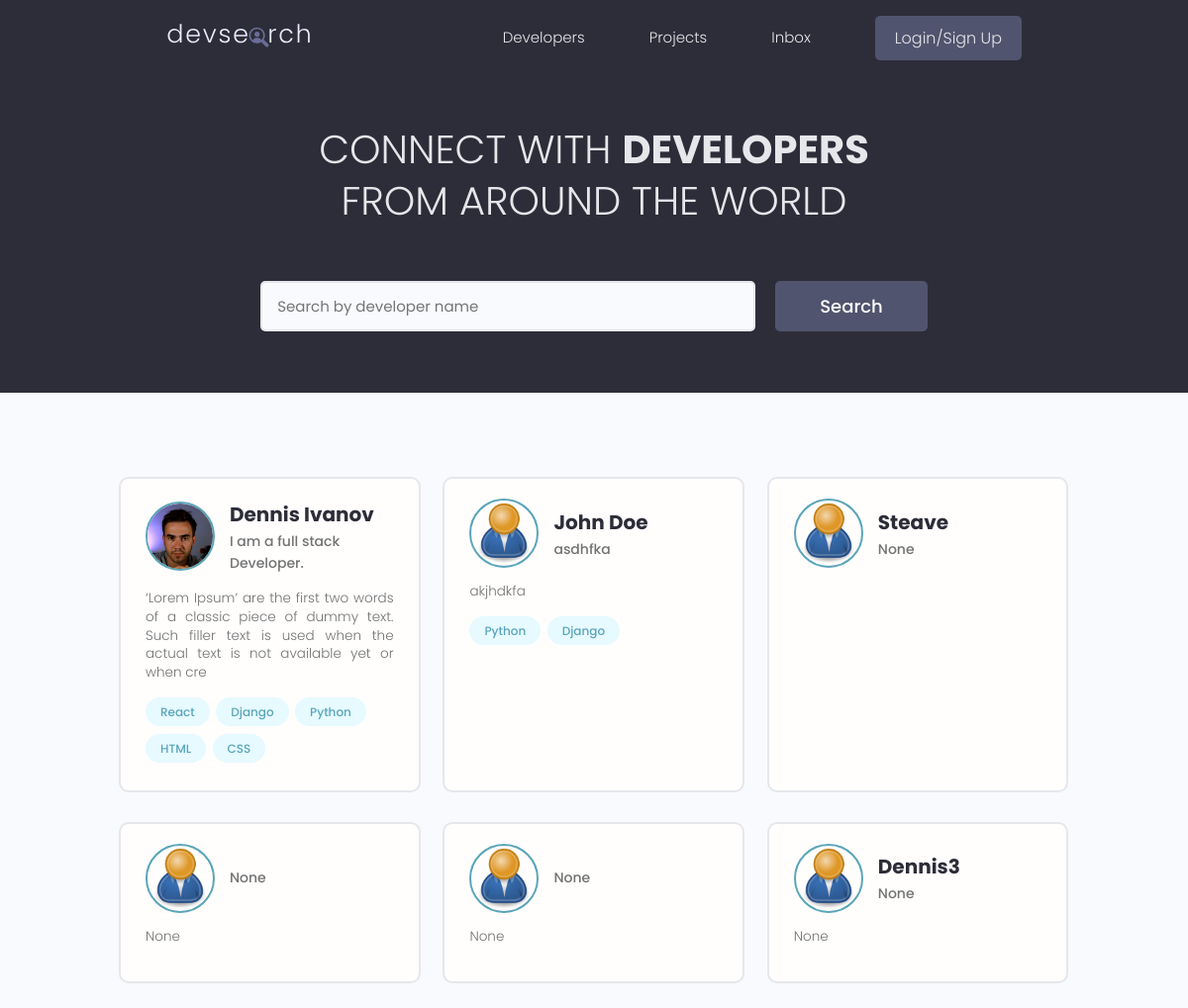
The page / on the database its author committed.
### users/models.py (models this page shows, shortened)
class Profile(models.Model):
    user = models.OneToOneField(User, on_delete=models.CASCADE, null=True, blank=True)
    name = models.CharField(max_length=200, blank=True, null=True)
    email = models.EmailField(max_length=500, blank=True, null=True)
    username = models.CharField(max_length=200, blank=True, null=True)
    location = models.CharField(max_length=200, blank=True, null=True)
    short_intro = models.CharField(max_length=200, blank=True, null=True)
    bio = models.TextField(blank=True, null=True)
    profile_image = models.ImageField(null=True, blank=True, upload_to='profiles/', default="profiles/user-default.png")
    social_github = models.CharField(max_length=200, blank=True, null=True)
    social_twitter = models.CharField(max_length=200, blank=True, null=True)
    social_linkedin = models.CharField(max_length=200, blank=True, null=True)
    social_youtube = models.CharField(max_length=200, blank=True, null=True)
    social_website = models.CharField(max_length=200, blank=True, null=True)
    created = models.DateTimeField(auto_now_add=True)
    id = models.UUIDField(default=uuid.uuid4, unique=True, primary_key=True, editable=False)

class Skill(models.Model):
    owner = models.ForeignKey(Profile, on_delete=models.CASCADE, null=True, blank=True)
    name = models.CharField(max_length=200, blank=True, null=True)
    description = models.TextField(null=True, blank=True)
    created = models.DateTimeField(auto_now_add=True)
    id = models.UUIDField(default=uuid.uuid4, unique=True, primary_key=True, editable=False)
    def __str__(self):
        return str(self.name)

### users/views.py (the view)
# urls.py: path('', views.profiles, name="profiles"),
def profiles(request):
    profiles = Profile.objects.all()
    context = {'profiles' : profiles}
    return render(request, 'users/profiles.html', context)

### users/templates/users/profiles.html (shortened to what this page needs)
{% extends 'main.html' %}
{% block content %}
<main class="home">
    <section class="hero-section text-center">
      <div class="container container--narrow">
        <div class="hero-section__box">
          <h2>CONNECT WITH <span>DEVELOPERS</span></h2>
          <h2>FROM AROUND THE WORLD</h2>
        </div>
        <div class="hero-section__search">
          <form class="form" action="#" method="get">
            <div class="form__field">
              <input class="input input--text" id="formInput#search" type="text" name="text"
                placeholder="Search by developer name" />
            </div>
            <input class="btn btn--sub btn--lg" type="submit" value="Search" />
          </form>
        </div>
      </div>
    </section>
    <section class="devlist">
      <div class="container">
        <div class="grid grid--three">
        {% for profile in profiles %}
          <div class="column card">
            <div class="dev">
              <a href="{% url 'user-profile' profile.id %}" class="card__body">
                <div class="dev__profile">
                  <img class="avatar avatar--md" src="{{ profile.profile_image.url }}" alt="image" />
                  <div class="dev__meta">
                    <h3>{{ profile.name }}</h3>
                    <h5>{{ profile.short_intro|slice:"60" }}</h5>
                  </div>
                </div>
                <p class="dev__info">
                  {{profile.bio|slice:"150"}}
                </p>
                <div class="dev__skills">
                  {% for skill in profile.skill_set.all|slice:"5" %}
                  <span class="tag tag--pill tag--main">
                    <small>{{ skill }}</small>
                  </span>
                  {% endfor %}
                </div>
              </a>
            </div>
          </div>
        {% endfor %}
        </div>
      </div>
    </section>
  </main>
{% endblock content %}

### static/styles/app.css (style rules this page uses)
:root { --color-sub: #2d2d39; }
.btn--sub { background-color: var(--color-sub-light); }
.card { border: 2px solid var(--color-light); }
img { width: 100%; }
.hero-section { height: 40vh; display: flex; align-items: center; background-color: var(--color-sub); }
.hero-section__box { margin-bottom: 4rem; }
.hero-section__box > h2, .hero-section__box > h2 > span { font-size: 4rem; color: var(--color-light); line-height: 1.3; text-transform: uppercase; }
.hero-section__box > h2 { font-weight: 300; }
.hero-section__box > h2 > span { font-weight: 700; }
.hero-section__search > .form { display: flex; align-items: center; justify-content: center; gap: 2rem; }
.hero-section__search > .form input.input--text { width: 50rem; }
.devlist { margin-top: 8rem; }
.devlist .grid { align-items: stretch; }
.devlist .dev .dev__profile { display: flex; align-items: center; gap: 1.5rem; }
.devlist .dev .dev__meta h3 { color: var(--color-sub); font-size: 2rem; font-weight: 700; }
.devlist .dev .dev__meta h5 { color: var(--color-text); font-size: 1.4rem; font-weight: 500; }
.devlist .dev .dev__info { margin: 1.5rem 0; font-size: 1.35rem; line-height: 1.4; text-align: justify; }

### static/uikit/styles/modules/_variables.css (style rules this page uses)
:root { --color-main: #5aa5b9; --color-main-light: #e6faff; --color-sub: #3f4156; --color-sub-light: #51546e; --color-sub-lighter: #ededfd; --color-text: #737373; --color-gray: #8b8b8b; --color-light: #e5e7eb; --color-light-gray: #767676; --color-bg: #f8fafd; --color-white: #fffefd; --color-white-light: #f3f3f3; --color-success: #359e64; --color-success-bg: #def8e8; --color-error: #fc4b0b; --color-error-bg: #fff2ee; --font-base: 'Poppins', arial, helvetica, 'Segoe UI', roboto, ubuntu, sans-serif; --font-monospace: 'Fira Code', 'Courier New', courier, monospace; --font-regular: 300; --font-medium: 500; --font-bold: 700; --generic-shadow: 1px 1px 5px #00000010; --generic-transition: all 0.3s ease-in-out; }

### static/uikit/styles/modules/_base.css (style rules this page uses)
* { margin: 0; padding: 0; box-sizing: border-box; text-rendering: optimizeLegibility; color: inherit; font-size: inherit; }
html { font-size: 50%; }
@media only screen and (min-width: 480px) { html { font-size: 56.25%; } }
@media only screen and (min-width: 1200px) { html { font-size: 62.5%; } }
body { line-height: 1.6; font-weight: 400; font-size: 1.5rem; color: var(--color-text); background-color: var(--color-bg); min-height: 100vh; }

### static/uikit/styles/modules/_typography.css (style rules this page uses)
* { font-family: var(--font-base); }
h2 { font-size: 3.6rem; font-weight: var(--font-bold); }
h3 { font-size: 3.2rem; font-weight: var(--font-medium); }
h5 { font-size: 2.4rem; font-weight: var(--font-medium); }
h5, h6 { font-weight: var(--font-regular); }
p, span, strong { font-size: 1.6rem; color: var(--color-text); font-weight: var(--font-regular); }
a { padding-bottom: 2px; text-decoration: none; display: inline-block; color: var(--color-main); font-weight: var(--font-medium); }

### static/uikit/styles/modules/_utilities.css (style rules this page uses)
.container { width: 92%; max-width: 165rem; margin: 0 auto; box-sizing: border-box; }
.container--narrow { width: 92%; max-width: 120rem; }
@media screen and (min-width: 1000px) { .container { width: 90%; } }
@media screen and (min-width: 1000px) { .container--narrow { width: 85%; } }
@media screen and (min-width: 1200px) { .container { width: 80%; } }
@media screen and (min-width: 1200px) { .container--narrow { width: 72%; } }
.text-center { text-align: center; }

### static/uikit/styles/modules/_avatar.css (style rules this page uses)
.avatar { border-radius: 50%; border: 2px solid var(--color-main); object-fit: cover; }
.avatar--md { height: 7rem; width: 7rem; }

### static/uikit/styles/modules/_button.css (style rules this page uses)
.btn { display: inline-block; position: relative; cursor: pointer; background-color: var(--color-light); font-weight: var(--font-medium); color: var(--color-sub); text-decoration: none; padding: 1rem 2rem; border-radius: 0.5rem; border: none; width: -webkit-fit-content; width: -moz-fit-content; width: fit-content; height: -webkit-fit-content; height: -moz-fit-content; height: fit-content; font-size: 1.6rem; outline-width: 0; outline-color: transparent; -webkit-backface-visibility: hidden; backface-visibility: hidden; transition: all 0.3s ease-in-out; }
.btn--sub { background-color: var(--color-sub); color: var(--color-white); }
.btn--lg { font-size: 1.8rem; padding: 1.2rem 4.5rem; }

### static/uikit/styles/modules/_card.css (style rules this page uses)
.card { border-radius: 1rem; background-color: var(--color-white); border: 1.5px solid var(--color-light); width: auto; height: auto; margin-top: 0.5rem; margin-bottom: 0.5rem; overflow: hidden; }
.card__body, .card__header { padding: 2rem 2.5rem; }

### rows shown on the page
Profile: profile_image (picture), name "Dennis Ivanov", short_intro "I am a full stack Developer.", bio "‘Lorem Ipsum’ are the first two words of a classic piece of dummy text. Such filler text is used when the actual text is not available yet or when cre"
Skill: name "React"
Skill: name "Django"
Skill: name "Python"
Skill: name "HTML"
Skill: name "CSS"
Profile: profile_image (placeholder picture), name "John Doe", short_intro "asdhfka", bio "akjhdkfa"
Skill: name "Python"
Skill: name "Django"
Profile: profile_image (placeholder picture), name "Steave", short_intro "None"
Profile: profile_image (placeholder picture), short_intro "None", bio "None"
Profile: profile_image (placeholder picture), short_intro "None", bio "None"
Profile: profile_image (placeholder picture), name "Dennis3", short_intro "None", bio "None"
